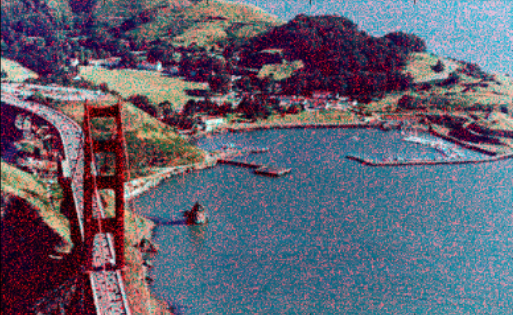
#> input picture Combination/Completed/Denoising/image.png, 513 x 315 px
$ python code.py
#> lines starting #> are read from the running program, lines starting #| are printed output that depends on the picture; long printed decimals are rounded
import cv2
import numpy as np

image=cv2.imread('image.png')
#> image is the input picture: shape (315, 513, 3); mean B, G, R 113.3, 96.6, 97.5
image_clear=cv2.GaussianBlur(image, (9, 9), 2)
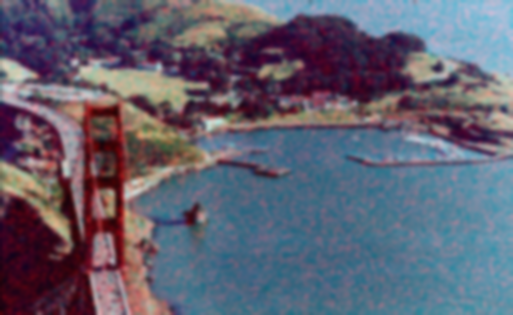
#> image_clear: shape (315, 513, 3); mean B, G, R 113.4, 96.6, 97.6
image_average=cv2.blur(image, (3, 3))
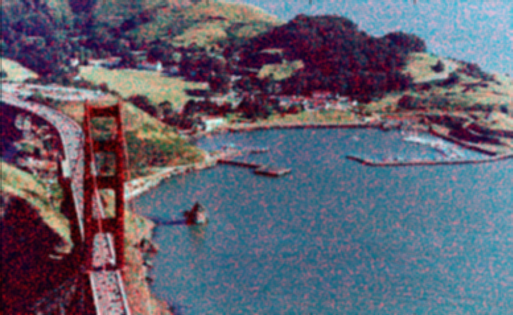
#> image_average: shape (315, 513, 3); mean B, G, R 113.4, 96.6, 97.6
image_nlocal=cv2.fastNlMeansDenoisingColored(image, None, 10, 10, 7, 2)
psnr1=cv2.PSNR(image, image_clear)
#> psnr1 = 20.98
psnr2=cv2.PSNR(image, image_average)
#> psnr2 = 24.43
psnr3=cv2.PSNR(image, image_nlocal)
#> psnr3 = 26.92

print('Similarity is given gaussian as: ', psnr1)
#| Similarity is given gaussian as:  20.979
print('Similarity is given averaging as: ', psnr2)
#| Similarity is given averaging as:  24.431
print('Similarity is given non-local as: ', psnr3)
#| Similarity is given non-local as:  26.923
cv2.imwrite('denoise.png', image_clear)
